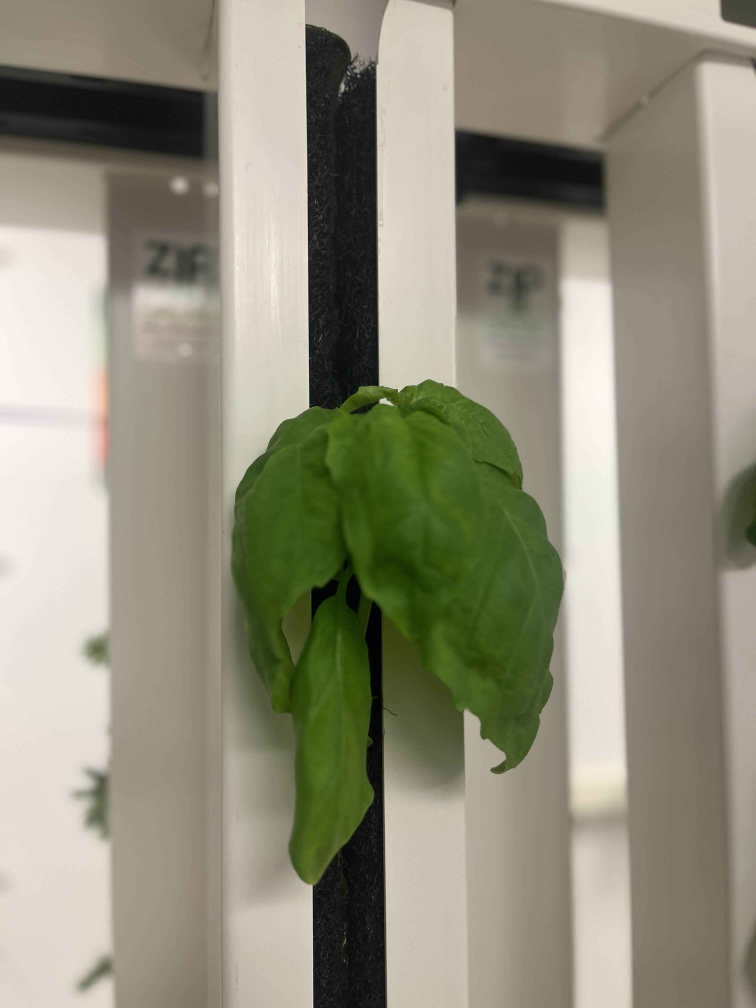
#> input picture ProjectIF/sam2/images/plant.jpg, 3024 x 4032 px (shown at 1/4 size)
$ jupyter execute --allow-errors segmentDemo.ipynb
#> lines starting #> are read from the running program, lines starting #| are printed output that depends on the picture; after the words box and inside, x2 and y2 are one past the last pixel; in counts of white or black regions, pixels touching at a corner belong together
[cell 1]
import numpy as np
from PIL import Image


imageloc = 'images/plant.jpg'


image = Image.open(imageloc)
#> image is the input picture: PIL image 3024x4032 RGB; mean R, G, B 144.4, 142.3, 123.3
image = np.array(image.convert("RGB"))


# image = np.array(Image.open(imageloc).convert("RGB"))

h, w, _ = image.shape
#> h = 4032; w = 3024

# Define a center crop (e.g., central 20% of the image)
crop_size = 1
h0 = int(h * (0.5 - crop_size / 2))
#> h0 = 0
h1 = int(h * (0.5 + crop_size / 2))
#> h1 = 4032
w0 = int(w * (0.5 - crop_size / 2))
#> w0 = 0
w1 = int(w * (0.5 + crop_size / 2))
#> w1 = 3024

center_crop = image[h0:h1, w0:w1, :]

[cell 2]
import cv2
center_crop_bgr = cv2.cvtColor(center_crop, cv2.COLOR_RGB2BGR)
hsv = cv2.cvtColor(center_crop_bgr, cv2.COLOR_BGR2HSV)
#> hsv: shape (4032, 3024, 3); mean H, S, V 22.4, 52, 147.7
# Typical green range in HSV: 35-85
mask = (hsv[...,0] > 35) & (hsv[...,0] < 85) & (hsv[...,1] > 50) & (hsv[...,2] > 50)
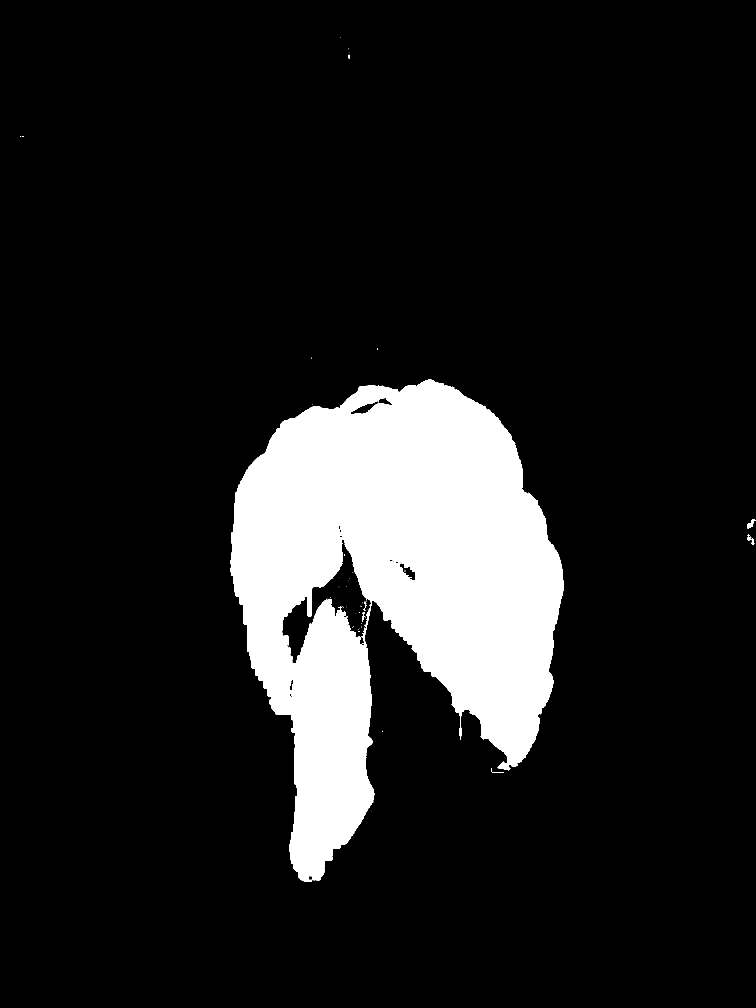
#> mask: shape (4032, 3024) bool (shown at 1/4 size); 12.5% white; 77 white regions (65 under 20 px), largest, box (x1, y1, x2, y2) and area: (921, 1516, 2254, 3528) 1524383, (2991, 2079, 3024, 2115) 462, (2991, 2138, 3016, 2168) 297
candidates = np.argwhere(mask)
#> candidates = 1525950 pairs, first value 151 to 3527, second value 81 to 3023
if candidates.shape[0]:
    center_y, center_x = np.array(mask.shape) // 2
#> center_y = 2016; center_x = 1512
    dists = np.sum((candidates - [center_y, center_x])**2, axis=1)
    chosen = candidates[np.argmin(dists)]
#> chosen = [2016, 1512]
    y_rel, x_rel = chosen
#> y_rel = 2016; x_rel = 1512
    y_abs = y_rel + h0
#> y_abs = 2016
    x_abs = x_rel + w0
#> x_abs = 1512
    plantloc = [[x_abs, y_abs]]
#> plantloc = [[1512, 2016]]
    print("Auto-selected leaf point (HSV):", plantloc)
#| Auto-selected leaf point (HSV): [[1512, 2016]]
else:
    print("No green region found.")


import cv2
import matplotlib.pyplot as plt
import numpy as np

# If your crop is in RGB, convert to BGR for OpenCV, then to HSV
center_crop_bgr = cv2.cvtColor(center_crop, cv2.COLOR_RGB2BGR)
hsv = cv2.cvtColor(center_crop_bgr, cv2.COLOR_BGR2HSV)

# Define green range (tweak these values as needed)
mask = (hsv[...,0] > 35) & (hsv[...,0] < 85) & (hsv[...,1] > 50) & (hsv[...,2] > 50)

# Convert boolean mask to uint8 for visualization (0 or 255)
mask_img = (mask.astype(np.uint8)) * 255


# Overlay the mask (in red) on the original crop for visualization
overlay = center_crop.copy()
overlay[mask] = [255, 0, 0]  # Mark green areas as red for contrast
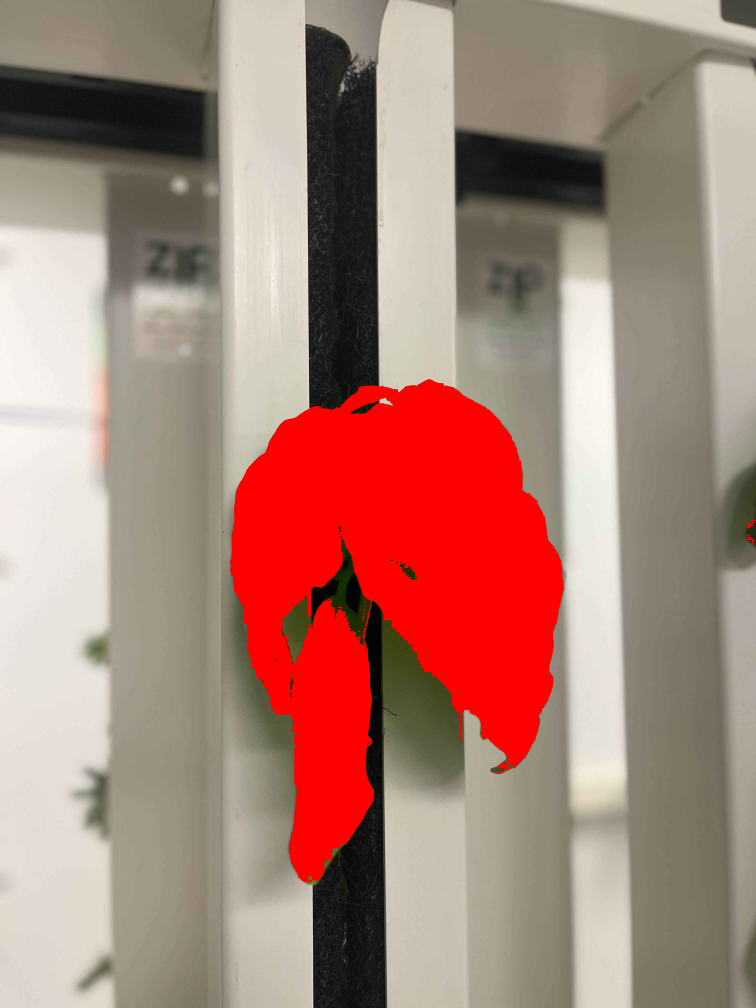
#> overlay: shape (4032, 3024, 3) (shown at 1/4 size); mean R, G, B 168.6, 131.5, 120.2

plt.figure(figsize=(12, 6))
plt.subplot(1, 2, 1)
plt.imshow(center_crop)
plt.title("Original Photo")
plt.axis('off')
plt.subplot(1, 2, 2)
plt.imshow(overlay)
plt.title("Plant Segmented")
plt.axis('off')
plt.show()
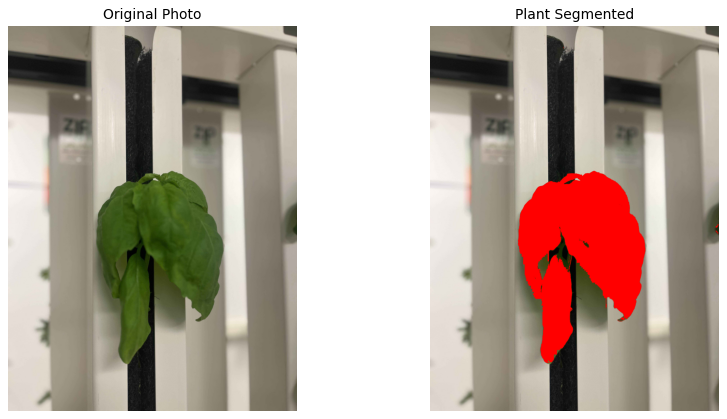
#> figure drawn by matplotlib, 2 panels
